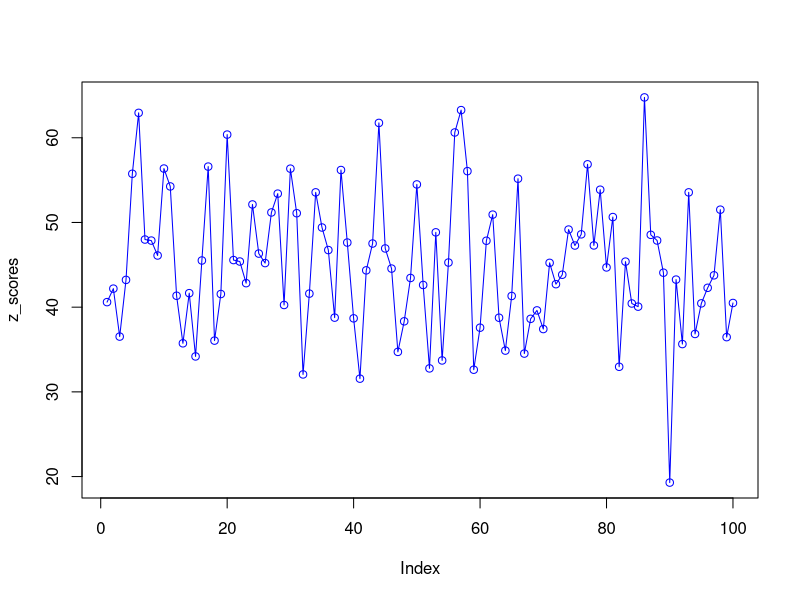
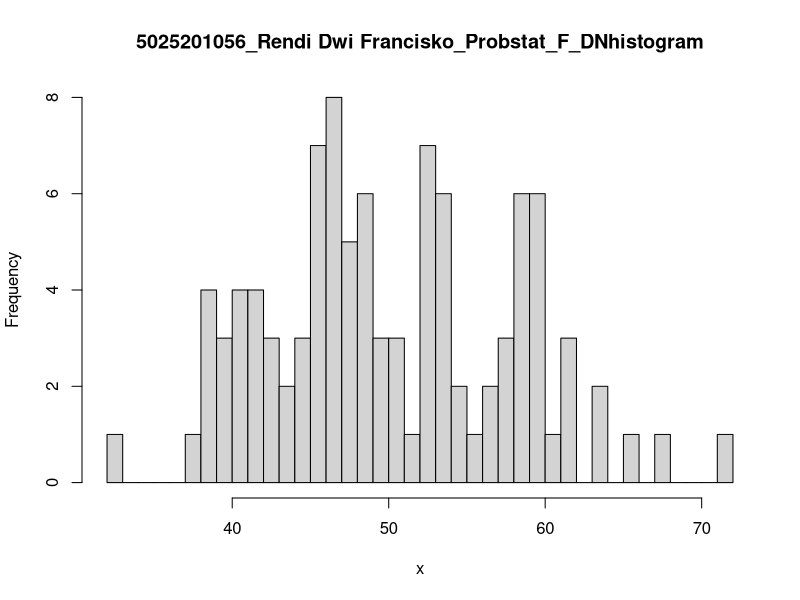

Reproduce these figures in R, in order.
#a
n = 100
m = 50
std = 8

data <- rnorm(n,m,std)
rata_rata <- mean(data)
x1 <- floor(mean(data))
x2 <- ceiling(mean(data))

z_scores <- (data - mean(data) / sd(data))

plot(z_scores, type = "o", col="blue")

#b
x <- rnorm(100,50,8)
hist(x,
     breaks = 50,
     main = "5025201056_Rendi Dwi Francisko_Probstat_F_DNhistogram")

#c
var(x)
